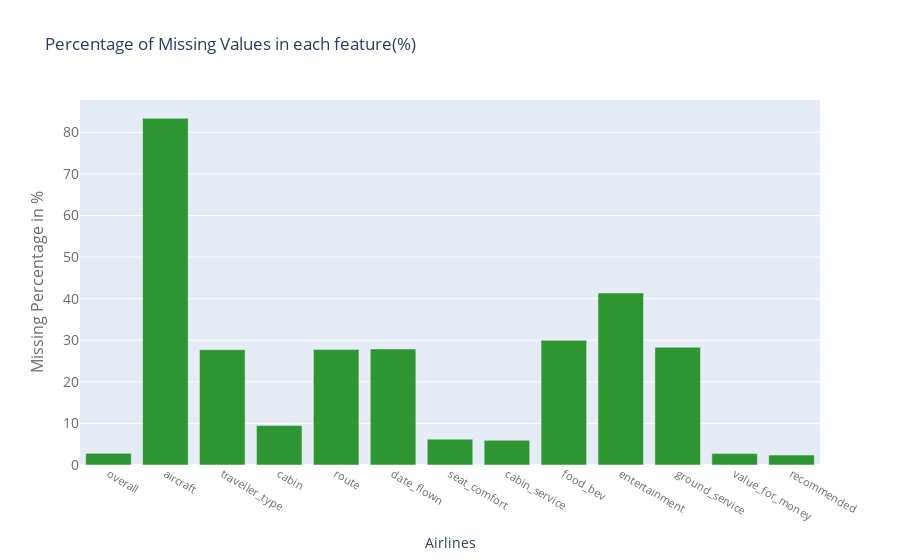

The notebook cell saved with this chart:
### Code cell
#color=['#FF3E96','#00E5EE','#FFF8DC','#68228B','#1E90FF','#FFC125','#FF6103','#8EE5EE','#458B00','#FFF8DC'],
df = pd.DataFrame(np.sum(skytrax.isnull())/skytrax.shape[0])
df = df.reset_index()
df.columns = ['labels', 'values']
df = df[df['values'] > 0]
df['values'] = df['values']*100

var_title = "Percentage of Missing Values in each feature(%) "
var_x = df['labels']
var_y = df['values']
var_xticks='Airlines'
var_yticks='Missing Percentage in %'
var_filename='missing_values'
var_color='green'
var_opacity = 0.8
draw_barchart(var_x,var_y,var_xticks, var_yticks, var_title, var_filename, var_color, var_opacity)

### Figure 1 — Plotly figure (JSON) as saved in the notebook; plotly's stock layout.template omitted (floating-point values rounded to 4 significant figures)
{"data": [{"marker": {"color": "green", "reversescale": true}, "opacity": 0.8, "type": "bar", "x": ["overall", "aircraft", "traveller_type", "cabin", "route", "date_flown", "seat_comfort", "cabin_service", "food_bev", "entertainment", "ground_service", "value_for_money", "recommended"], "y": [2.807, 83.38, 27.71, 9.477, 27.79, 27.88, 6.221, 5.936, 29.99, 41.35, 28.32, 2.74, 2.38]}], "layout": {"title": {"text": "Percentage of Missing Values in each feature(%) "}, "xaxis": {"tickfont": {"color": "rgb(107, 107, 107)", "size": 11}, "title": {"text": "Airlines"}}, "yaxis": {"tickfont": {"color": "rgb(107, 107, 107)", "size": 14}, "title": {"font": {"color": "rgb(107, 107, 107)", "size": 16}, "text": "Missing Percentage in %"}}}}
